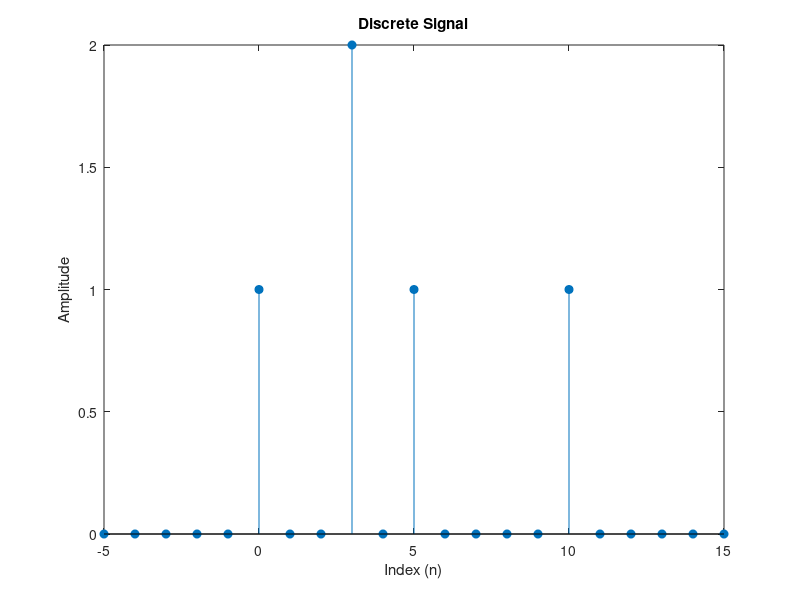

Write the MATLAB code that produced this figure.
% Define index values and initialize signal
n = -5:15;
y = zeros(size(n));

% Generate discrete signal
for i = 1:length(n)
    if n(i) == 3
        y(i) = 2;
    elseif any(n(i) == [0, 5, 10])
        y(i) = 1;
    end
end

% Plot discrete signal
stem(n, y, "filled")

% Add title and labels
title('Discrete Signal')
xlabel('Index (n)')
ylabel('Amplitude')




